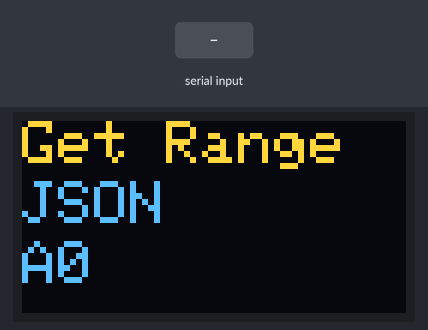
Simulated run of this sketch. Board: ESP32-S3. Shown: 128×64 one-colour display. The inputs (shaded band) are chosen by the test bench. The OLED is the two-colour kind (top 16 rows yellow); the modem accepts every AT command (registered, SIM ready, sends succeed) and sends nothing else; what the sketch prints to the serial monitor is not drawn.

Above: at 4.2 s.
4.3 s: "tid:\n" received over the second serial link
5.8 s: ",mask:\n" received over the second serial link
7.3 s: "range:\n" received over the second serial link
Timing chart, 0 to 10.3 s (numbered marks = the images above; inputs shaded):
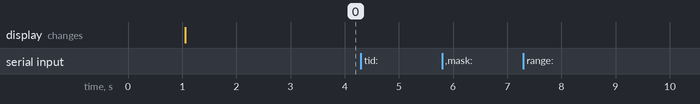

Measured:
- after the input at 4.3 s, every drawn part: stays the same
- after the input at 5.8 s, every drawn part: stays the same
- after the input at 7.3 s, every drawn part: stays the same

The sketch:

ANCHOR_A0.ino
```cpp
/*
For ESP32 UWB AT Demo
*/

#include <Wire.h>
#include <Adafruit_GFX.h>
#include <Adafruit_SSD1306.h>
#include <Arduino.h>

HardwareSerial mySerial2(2);

#define RESET 16

#define IO_RXD2 18
#define IO_TXD2 17

#define I2C_SDA 39
#define I2C_SCL 38

Adafruit_SSD1306 display(128, 64, &Wire, -1);

void setup()
{
    pinMode(RESET, OUTPUT);
    digitalWrite(RESET, HIGH);

    Serial.begin(115200);

    Serial.print(F("Hello! ESP32-S3 AT command V1.0 Test"));
    mySerial2.begin(115200, SERIAL_8N1, IO_RXD2, IO_TXD2);

    mySerial2.println("AT");
    Wire.begin(I2C_SDA, I2C_SCL);
    delay(1000);
    // SSD1306_SWITCHCAPVCC = generate display voltage from 3.3V internally
    if (!display.begin(SSD1306_SWITCHCAPVCC, 0x3C))
    { // Address 0x3C for 128x32
        Serial.println(F("SSD1306 allocation failed"));
        for (;;)
            ; // Don't proceed, loop forever
    }
    display.clearDisplay();

    logoshow();
}

long int runtime = 0;

String response = "";
String rec_head = "AT+RANGE";

void loop()
{

    // put your main code here, to run repeatedly:
    while (Serial.available() > 0)
    {
        mySerial2.write(Serial.read());
        yield();
    }
    while (mySerial2.available() > 0)
    {
        char c = mySerial2.read();

        if (c == '\r')
            continue;
        else if (c == '\n' || c == '\r')
        {
            // if(0)
            if (response.indexOf(rec_head) != -1)
            {

                range_analy(response);

                // Serial.println("-----------Get range msg-----------");

                // String result = response.substring(response.indexOf(rec_head) + rec_head.length());

                // Serial.println(result);
                // Serial.println("-----------Over-----------");
            }
            else
            {
                Serial.println(response);
            }

            response = "";
        }
        else
            response += c;
    }
}

// SSD1306

void logoshow(void)
{
    display.clearDisplay();

    display.setTextSize(2);              // Normal 1:1 pixel scale
    display.setTextColor(SSD1306_WHITE); // Draw white text
    display.setCursor(0, 0);             // Start at top-left corner
    display.println(F("Get Range"));

    // display.setTextSize(1);
    display.setCursor(0, 20);
    display.println(F("JSON"));
    display.setCursor(0, 40);
    display.println(F("A0"));
    display.display();
    delay(2000);
}

// AT+RANGE=tid:1,mask:04,seq:63,range:(0,0,30,0,0,0,0,0),rssi:(0.00,0.00,-77.93,0.00,0.00,0.00,0.00,0.00)

void range_analy(String data)
{
    String id_str = data.substring(data.indexOf("tid:") + 4, data.indexOf(",mask:"));
    String range_str = data.substring(data.indexOf("range:"), data.indexOf(",rssi:"));
    String rssi_str = data.substring(data.indexOf("rssi:"));

    // Serial.println(id_str);
    // Serial.println(range_str);
    // Serial.println(rssi_str);

    // range:(0,0,51,0,0,0,0,0)
    // rssi:(0.00,0.00,-78.54,0.00,0.00,0.00,0.00,0.00)

    int range_list[8];
    double rssi_list[8];
    int count = 0;

    count = sscanf(range_str.c_str(), "range:(%d,%d,%d,%d,%d,%d,%d,%d)",
                   &range_list[0], &range_list[1], &range_list[2], &range_list[3],
                   &range_list[4], &range_list[5], &range_list[6], &range_list[7]);

    if (count != 8)
    {
        Serial.println("RANGE ANALY ERROR");
        Serial.println(count);
        return;
    }

    count = sscanf(rssi_str.c_str(), "rssi:(%lf,%lf,%lf,%lf,%lf,%lf,%lf,%lf)",
                   &rssi_list[0], &rssi_list[1], &rssi_list[2], &rssi_list[3],
                   &rssi_list[4], &rssi_list[5], &rssi_list[6], &rssi_list[7]);

    if (count != 8)
    {
        Serial.println("RSSI ANALY ERROR");
        Serial.println(count);
        return;
    }

    // Serial Port
    // Serial.print("TAG ");
    // Serial.println(id_str);
    // for (int i = 0; i < 8; i++)
    // {
    //     Serial.print("A");
    //     Serial.print(i);
    //     Serial.print(" RANGE ");
    //     Serial.print(range_list[i]);
    //     Serial.print(" RSSI ");
    //     Serial.println(rssi_list[i]);
    // }

    // Serial Port Json
    String json_str = "";
    json_str = json_str + "{\"id\":" + id_str + ",";
    json_str = json_str + "\"range\":[";
    for (int i = 0; i < 8; i++)
    {
        if (i != 7)
            json_str = json_str + range_list[i] + ",";
        else
            json_str = json_str + range_list[i] + "]}";
    }

    Serial.println(json_str);
}
```
